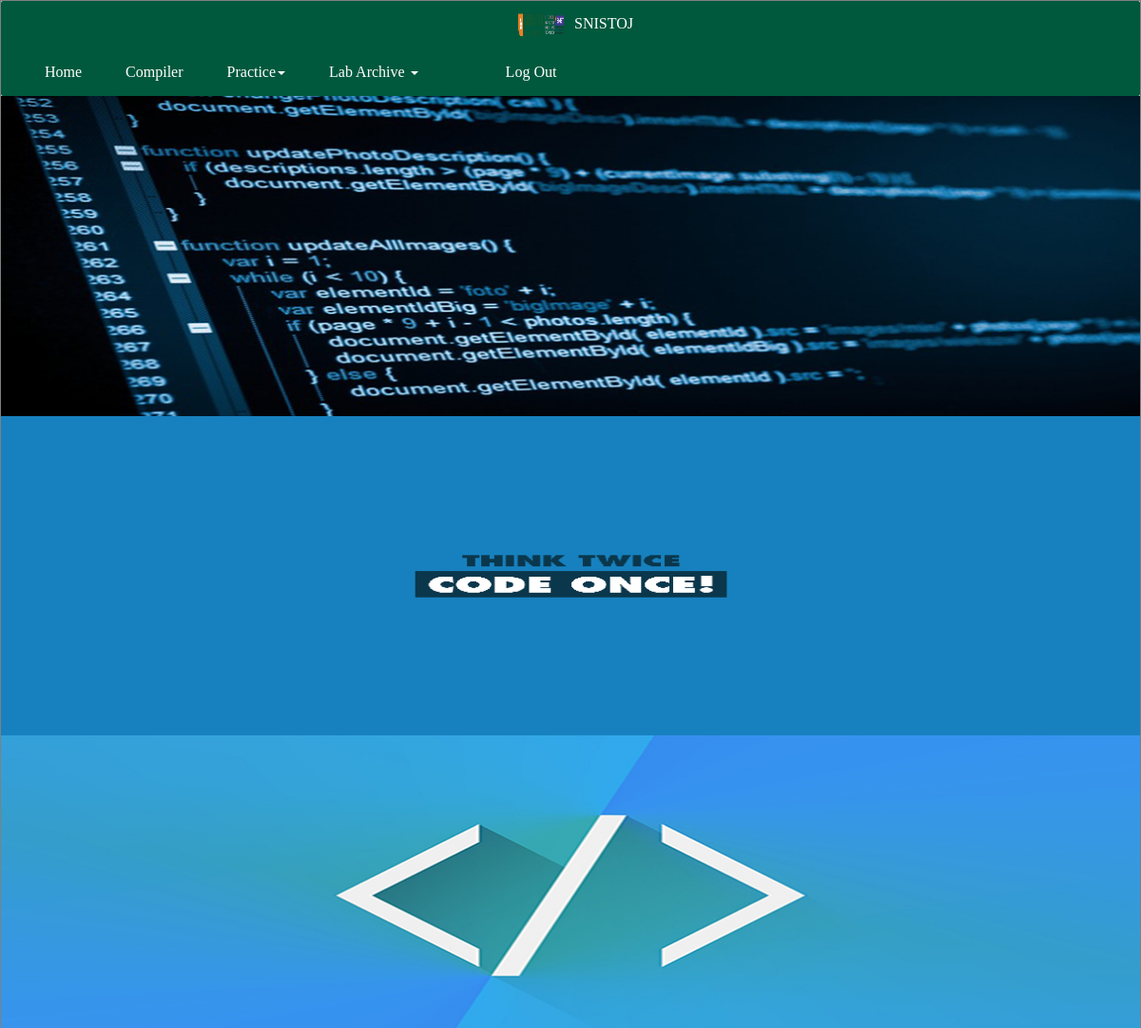
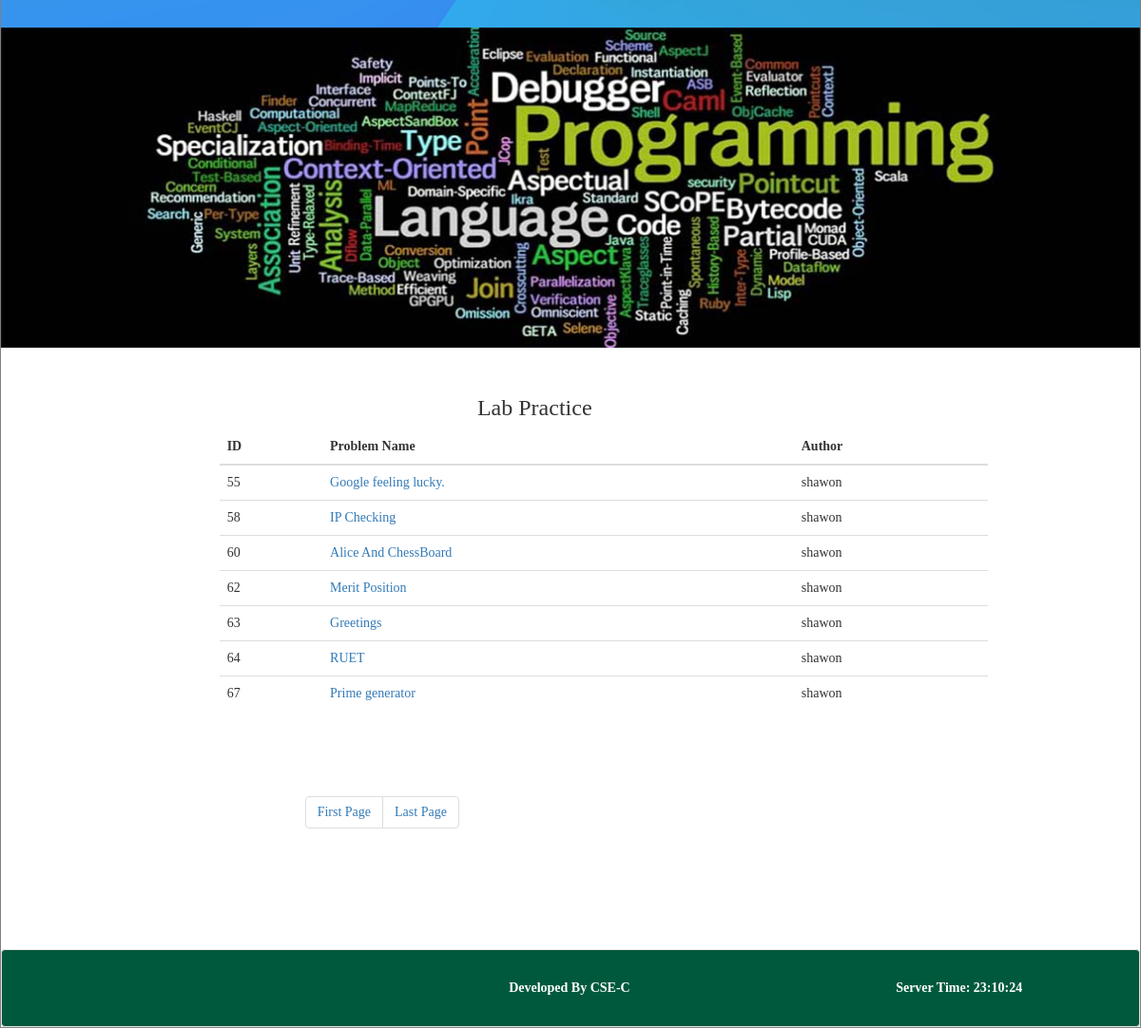
Page /archive.php (signed in) on the committed database (2 pictures, top to bottom).
### tables this page shows
CREATE TABLE `archieve` (
  `id` int(11) NOT NULL,
  `pbname` varchar(100) DEFAULT NULL,
  `pbdes` longtext,
  `pbauthor` varchar(100) DEFAULT NULL,
  `tc` mediumtext,
  `output` mediumtext,
  `uoutput` mediumtext
);

### archive.php (the view, shortened to what this page needs)
<!DOCTYPE html>
<html>
<head>
        <link rel="stylesheet" href="css/bootstrap.min.css">
	    <link rel="stylesheet" href="css/font-awesome.min.css">
	    <link rel="stylesheet" href="css/normalize.css">
        <link rel="stylesheet" href="css/main.css">
        <link rel="stylesheet" href="css/style.css">
</head>
<body>
<div class="main">
<?php
include("header.php");
?>
<div class="row log">
<div class="col-sm-10">
<div class=""><h3 style="text-align:center;margin-top:50px">Lab Practice</h3></div>
</div>
<div class="col-sm-1">
</div>
<div class="col-sm-1">
</div>
</div>
<div class="row">
<div class="col-sm-2">
</div>
<div class="col-sm-8 pbs">
  <div class="table-responsive">
    <table class="table">
    <thead>
    <tr>
     <th>ID</th>
     <th>Problem Name</th>
     <th>Author</th>
    </tr>
    </thead>
    <tbody>
<?php
require_once("config.php");
if(!isset($pn))
{
    $per_page=10;
	if(isset($_GET['page']))
	{
		$page=$_GET['page'];
	}
	else
	{
		$page=1;
	}
	$start=($page-1)*$per_page;
	$show="SELECT * FROM archieve limit $start,$per_page";
    $send=mysqli_query($con,$show);
	while($row=mysqli_fetch_array($send))
	{
		echo "
	  <tr><td>$row[id]</td><td><a href=\"description.php?id=$row[id]\"><div class=\"\">$row[pbname]</div></a></td><td>$row[pbauthor]</td></tr>";
	}
echo "</tbody>
</table>
</div>";
	$psql="SELECT * FROM archieve";
	$sn=mysqli_query($con,$psql);
	$total_rows=mysqli_num_rows($sn);
	$total_page=ceil($total_rows/$per_page);
	echo "<div class=\"contain\"><ul class=\"pagination\"><li><a href=\"archive.php?page=1\">First Page</a></li>";
	echo "<li><a href=\"archive.php?page=$total_page\">Last Page</a></li></ul></div>";
}
?>
</div>
	<div class="col-sm-2">
	</div>
	</div>
<?php
require_once("footer.php");
?>
</div>
</body>
</html>

### css/main.css (style rules this page uses)
html { color: #222; font-size: 1em; line-height: 1.4; }

### css/style.css (style rules this page uses)
body { background:url('background.jpg')repeat fixed 0 0 #fff; }
.log { margin-left:100px; margin-top:30px; }
.pbs { margin-left:35px; }
.contain { margin-top:50px; margin-left: 90px; }

### css/vlab.css (style rules this page uses)
.main { max-width:1200px; max-height: auto; font-family: cursive; margin:0 auto; border:1px solid gray; position:relative; background-color:white; }

### rows in the picture
archieve: id "55", pbname "Google feeling lucky.", pbauthor "shawon"
archieve: id "58", pbname "IP Checking", pbauthor "shawon"
archieve: id "60", pbname "Alice And ChessBoard", pbauthor "shawon"
archieve: id "62", pbname "Merit Position", pbauthor "shawon"
archieve: id "63", pbname "Greetings", pbauthor "shawon"
archieve: id "64", pbname "RUET", pbauthor "shawon"
archieve: id "67", pbname "Prime generator", pbauthor "shawon"
